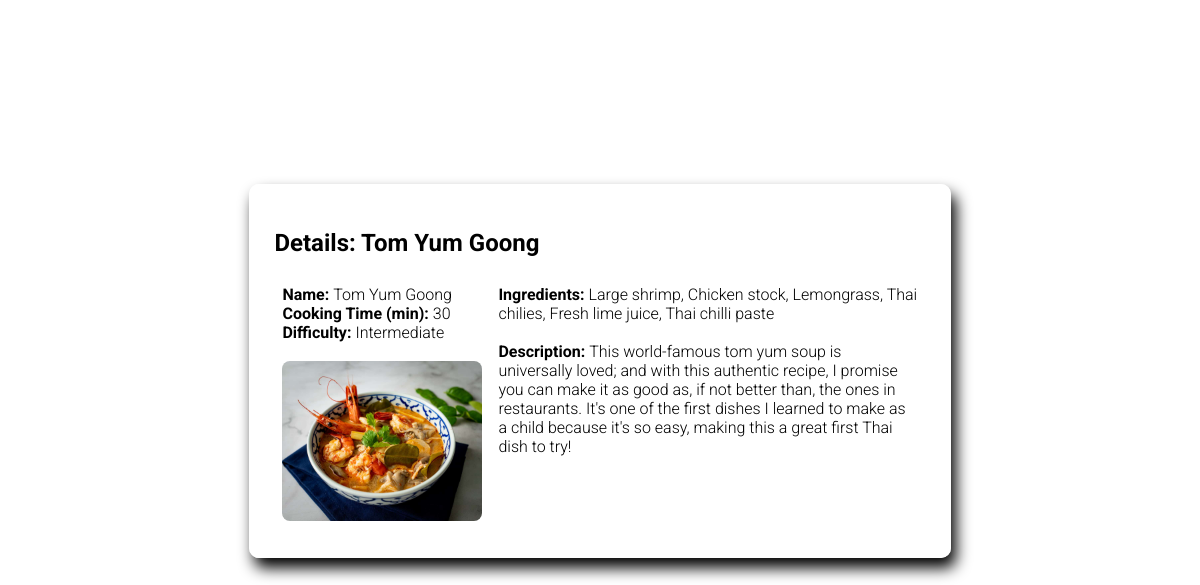
/list/3 (signed in), run on the app's committed database.
### recipes/models.py (models this page shows, shortened)
class Recipe(models.Model):
    name = models.CharField(max_length=255)
    cooking_time = models.IntegerField(help_text='in minutes')
    ingredients = models.TextField()
    description = models.TextField(default='description')
    pic = models.ImageField(upload_to='recipes', default='food-photo.jpg')
    def calculate_difficulty(self):
        difficulty = None
        ingredients = self.ingredients.split(', ')
        if self.cooking_time < 10 and len(ingredients) < 7:
            difficulty = 'Easy'
        elif self.cooking_time < 10 and len(ingredients) >= 7:
            difficulty = 'Medium'
        elif self.cooking_time >= 10 and len(ingredients) <= 6:
            difficulty = 'Intermediate'
        else:
            difficulty = 'Hard'
        return difficulty

### recipes/views.py (the view)
# urls.py: path('list/<pk>', RecipeDetailView.as_view(), name='detail'),
class RecipeDetailView(LoginRequiredMixin, DetailView):
    model = Recipe
    template_name = 'recipes/detail.html'

### recipes/templates/recipes/detail.html (shortened to what this page needs)
{% load static %}
<!DOCTYPE html>
<html lang="en">
<head>
    <link rel="stylesheet" type="text/css" href="{% static 'recipe/css/styles.css' %}">
</head>
<div class="details_modal">
    <h2>Details: {{object.name}}</h2>
    <div class="details_body">
        <div class="details_short">
            <b>Name: </b> {{object.name}} <br>
            <b>Cooking Time (min): </b> {{object.cooking_time}} <br>
            <b>Difficulty: </b> {{object.calculate_difficulty}} <br><br>
            <img src="{{object.pic.url}}" width="200" />
        </div>
        <div class="details_long">
            <b>Ingredients: </b> {{object.ingredients}} <br><br>
            <b>Description: </b> {{object.description}} <br>
        </div>
    </div>
</div>
</html>

### static/recipe/css/styles.css (style rules this page uses)
.details_modal { width: 55%; background-color: rgba(255, 255, 255, 0.8); border-radius: 10px; padding: 25px; box-shadow: 5px 10px 15px; margin: 0 auto; margin-top: 23vh; font-family: 'Roboto', sans-serif; font-weight: 300; }
.details_body { display: flex; }
.details_short, .details_long { padding: 8px; }
.details_short img { border-radius: 8px; }

### data on the page
Recipe: name "Tom Yum Goong", cooking_time "30", calculate_difficulty "Intermediate", pic (picture), ingredients "Large shrimp, Chicken stock, Lemongrass, Thai chilies, Fresh lime juice, Thai chilli paste", description "This world-famous tom yum soup is universally loved; and with this authentic recipe, I promise you can make it as good as, if not better than, the ones in restaurants. It's one of the first dishes I learned to make as a child because it's so easy, making this a great first Thai dish to try!"
